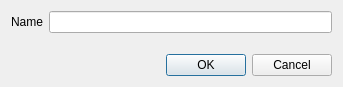
<?xml version="1.0" encoding="UTF-8"?>
<ui version="4.0">
 <class>TagEditDialog</class>
 <widget class="QDialog" name="TagEditDialog">
  <property name="geometry">
   <rect>
    <x>0</x>
    <y>0</y>
    <width>343</width>
    <height>87</height>
   </rect>
  </property>
  <layout class="QVBoxLayout" name="verticalLayout">
   <item>
    <layout class="QGridLayout" name="gridLayout">
     <item row="0" column="0">
      <widget class="QLabel" name="name_label">
       <property name="text">
        <string>Name</string>
       </property>
      </widget>
     </item>
     <item row="0" column="1">
      <widget class="QLineEdit" name="name_lineEdit"/>
     </item>
    </layout>
   </item>
   <item>
    <spacer name="verticalSpacer">
     <property name="orientation">
      <enum>Qt::Vertical</enum>
     </property>
     <property name="sizeHint" stdset="0">
      <size>
       <width>20</width>
       <height>11</height>
      </size>
     </property>
    </spacer>
   </item>
   <item>
    <widget class="QDialogButtonBox" name="buttonBox">
     <property name="orientation">
      <enum>Qt::Horizontal</enum>
     </property>
     <property name="standardButtons">
      <set>QDialogButtonBox::Cancel|QDialogButtonBox::Ok</set>
     </property>
    </widget>
   </item>
  </layout>
 </widget>
 <tabstops>
  <tabstop>name_lineEdit</tabstop>
 </tabstops>
 <resources/>
 <connections>
  <connection>
   <sender>buttonBox</sender>
   <signal>accepted()</signal>
   <receiver>TagEditDialog</receiver>
   <slot>accept()</slot>
   <hints>
    <hint type="sourcelabel">
     <x>226</x>
     <y>71</y>
    </hint>
    <hint type="destinationlabel">
     <x>157</x>
     <y>86</y>
    </hint>
   </hints>
  </connection>
  <connection>
   <sender>buttonBox</sender>
   <signal>rejected()</signal>
   <receiver>TagEditDialog</receiver>
   <slot>reject()</slot>
   <hints>
    <hint type="sourcelabel">
     <x>294</x>
     <y>77</y>
    </hint>
    <hint type="destinationlabel">
     <x>286</x>
     <y>86</y>
    </hint>
   </hints>
  </connection>
 </connections>
</ui>
